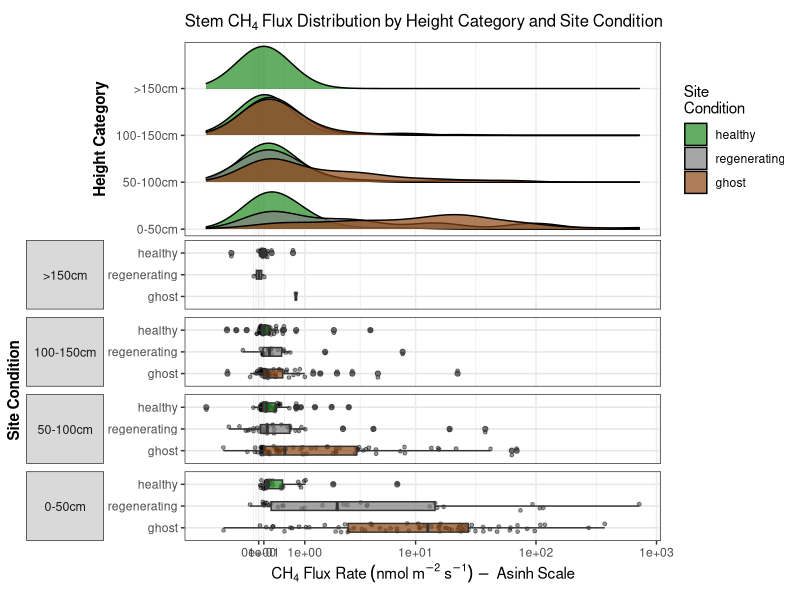
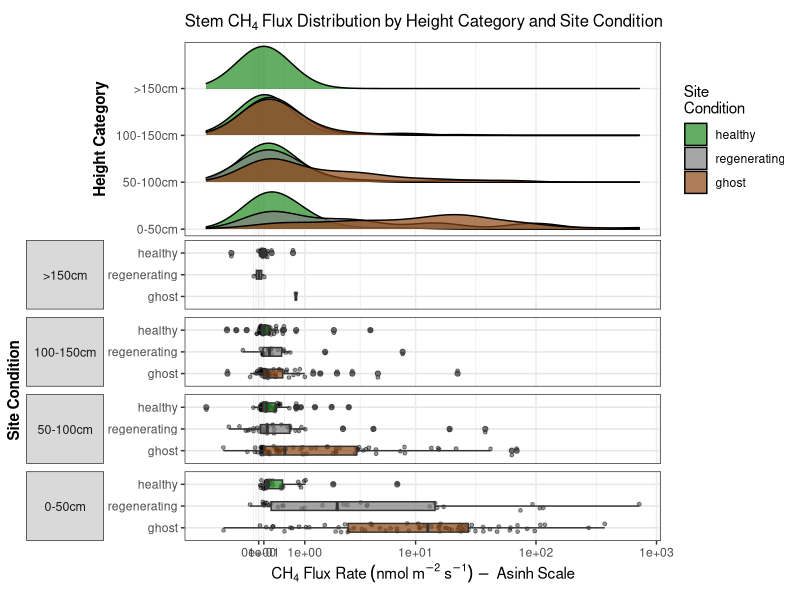

Generate these figures, in order, with R:
# Load required libraries
library(dplyr)
library(ggplot2)
library(ggridges)
library(cowplot)
library(scales)

# Load data if not already in memory (normally created by tree_height_plots.R)
if (!exists("stem_data_final") || !"height_category" %in% names(stem_data_final)) {
  df <- read.csv("output/data_products/combined_gas_flux_dataset.csv")
  stem_data_final <- df %>%
    filter(component == "stem",
           !is.na(CH4_best.flux),
           !is.na(CO2_best.flux),
           !is.na(height_corrected)) %>%
    mutate(height_corrected = as.numeric(height_corrected)) %>%
    filter(!is.na(height_corrected), height_corrected >= 0) %>%
    mutate(
      height_category = case_when(
        height_corrected >= 0 & height_corrected < 50 ~ "0-50cm",
        height_corrected >= 50 & height_corrected < 100 ~ "50-100cm",
        height_corrected >= 100 & height_corrected < 150 ~ "100-150cm",
        height_corrected >= 150 ~ ">150cm",
        TRUE ~ NA_character_
      ),
      height_category = factor(height_category,
                               levels = c("0-50cm", "50-100cm", "100-150cm", ">150cm"))
    ) %>%
    filter(!is.na(height_category))
}

# Create site bins and filter data
stem_data_ridge <- stem_data_final %>%
  mutate(
    site_bin = case_when(
      plot %in% c("SRS5", "SRS6") ~ "healthy",
      plot %in% c("BL60") ~ "regenerating", 
      plot %in% c("FLM30", "CP40") ~ "ghost",
      TRUE ~ NA_character_
    )
  ) %>%
  # Filter to only include the specified sites
  filter(!is.na(site_bin)) %>%
  # Convert site_bin to factor with desired order
  mutate(site_bin = factor(site_bin, levels = c("healthy", "regenerating", "ghost")))

# Define colors
site_colors <- c("healthy" = "#228B22", "regenerating" = "#808080", "ghost" = "#8B4513")

# Define shared x-axis limits and breaks
x_limits <- range(stem_data_ridge$CH4_best.flux, na.rm = TRUE)
x_breaks <- c(0, 0.1, 1, 10, 100, 1000)

# Create overlapping ridges plot (top portion)
ridges_plot <- stem_data_ridge %>%
  ggplot(aes(x = CH4_best.flux, y = height_category, fill = site_bin)) +
  geom_density_ridges(alpha = 0.7, scale = 0.9, bandwidth = 0.5) +
  scale_x_continuous(trans = "asinh", limits = x_limits, breaks = x_breaks) +
  scale_y_discrete(expand = expansion(mult = c(0.05, 0.33))) +  # Add more space at top
  scale_fill_manual(values = site_colors, name = "Site\nCondition") +
  labs(
    title = expression(Stem~CH[4]~Flux~Distribution~by~Height~Category~and~Site~Condition),
    y = "Height Category"
  ) +
  theme_bw() +
  theme(
    axis.title.x = element_blank(),
    axis.text.x = element_blank(),
    axis.ticks.x = element_blank(),
    axis.title = element_text(size = 11, face = "bold"),
    plot.title = element_text(size = 12, face = "bold"),
    legend.position = "right",
    plot.margin = margin(t = 10, r = 5, b = 0, l = 5)
  )

# Create box and jitter plots underneath each height category
box_plots <- stem_data_ridge %>%
  # Reorder site_bin to control vertical order within each height group
  mutate(site_bin = factor(site_bin, levels = c("ghost", "regenerating", "healthy"))) %>%
  ggplot(aes(x = CH4_best.flux, y = interaction(site_bin, height_category, sep = " - "), fill = site_bin)) +
  geom_jitter(height = 0.2, width = 0, alpha = 0.4, size = 1) +
  geom_boxplot(width = 0.4, alpha = 0.7) +
  scale_x_continuous(trans = "asinh", limits = x_limits, breaks = x_breaks) +
  scale_fill_manual(values = site_colors) +
  scale_y_discrete(labels = function(x) {
    # Extract just the site_bin part for labeling
    sapply(strsplit(x, " - "), function(parts) parts[1])
  }) +
  labs(
    x = expression(CH[4]~Flux~Rate~(nmol~m^-2~s^-1)~-~Asinh~Scale),
    y = "Site Condition"
  ) +
  theme_bw() +
  theme(
    axis.title = element_text(size = 11, face = "bold"),
    legend.position = "none",
    plot.margin = margin(t = 0, r = 5, b = 10, l = 5),
    # Add spacing between height category groups
    panel.grid.major.y = element_line(color = "grey90", size = 0.5),
    strip.text = element_text(size = 9)
  ) +
  # Add faceting to separate height categories
  facet_grid(
    rows = vars(factor(height_category, levels = rev(c("0-50cm", "50-100cm", "100-150cm", ">150cm")))), 
    scales = "free_y", 
    space = "free_y",
    switch = "y"
  ) +
  theme(
    strip.placement = "outside",
    strip.text.y.left = element_text(angle = 0)
  )

# Align and combine the plots
aligned <- align_plots(ridges_plot, box_plots, align = "v", axis = "lr")
p1 <- ggdraw(aligned[[1]])
p2 <- ggdraw(aligned[[2]])

# Create final rainfall plot
rainfall_plot <- plot_grid(p1, p2, ncol = 1, align = "v", rel_heights = c(1, 1.5))

print(rainfall_plot)
ggsave("output/figures/other/tree_height_ridges_rainfall.png", rainfall_plot, width = 12, height = 10, dpi = 300)
